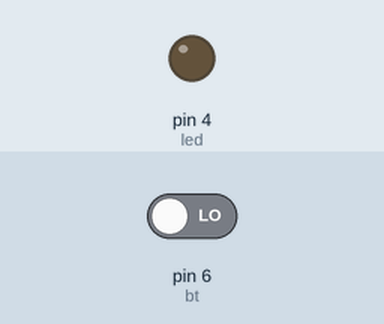
Simulated run of this sketch. Board: Arduino Uno, built with avr-gcc and run on an emulated ATmega328P. Parts: output pins drawn as LEDs (lit = HIGH). The test bench sets the inputs (shaded band); at power-on: pin 6 (bt) LOW.

Above: at 1.2 s.
1.3 s: pin 6 (bt) driven HIGH
At 2.0 s:
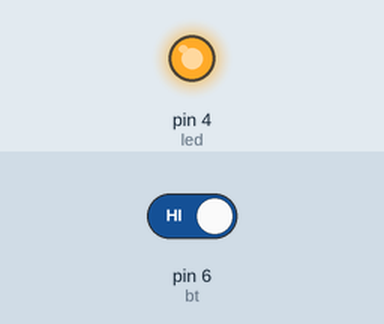
2.8 s: pin 6 (bt) driven LOW
At 3.2 s:
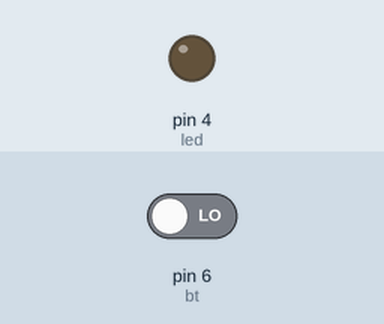
Timing chart, 0 to 5.8 s (numbered marks = the images above; inputs shaded):
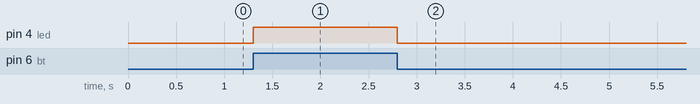

Measured:
- after the input at 1.3 s, pin 4 (led): LOW → HIGH at once
- after the input at 2.8 s, pin 4 (led): HIGH → LOW at once

The sketch:

E01.cpp.ino
```cpp
int led = 4;
int bt = 6;

void setup() {

  pinMode(led, OUTPUT);
  pinMode(bt, INPUT);


}

void loop() {

  if(digitalRead(bt) == HIGH){
    digitalWrite(led, HIGH);
  }else {
    digitalWrite(led, LOW);
  }


}
```
